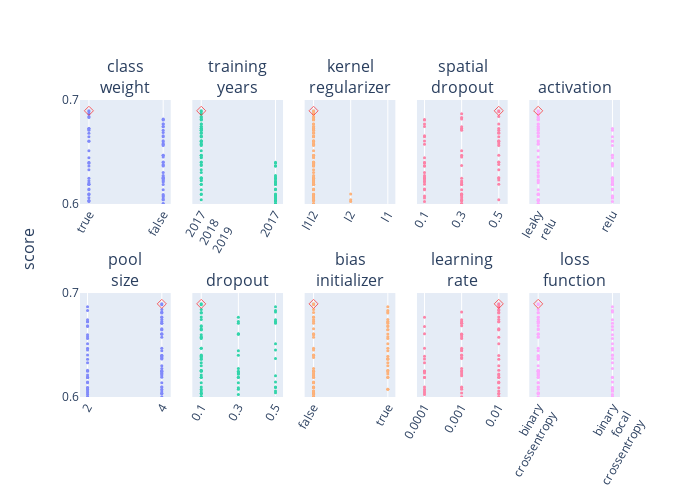

The cell this chart's notebook holds for it:
### Code cell
rows = []
for trial in sorted(list(trials_dir.glob('trial_*'))):
    with open(trial.joinpath('trial.json')) as f:
        results = json.load(f)
        row = {'score': results['score']} | results['hyperparameters']['values']
        rows.append(row)

trials_df = pd.DataFrame(rows).sort_values(by='score', ascending=False)
trials_df = trials_df[[c for c in trials_df.columns if 'tuner' not in c]]

nrows, ncols = 2, 5
fig = make_subplots(
    rows=nrows, cols=ncols, shared_yaxes='all', y_title='score',
    subplot_titles=trials_df.columns[1:].str.replace('_', '<br>'),
    vertical_spacing=0.3,
)

for i, col in enumerate(trials_df.columns[1:]):
    if trials_df[col].dtype == object:
        x = trials_df[col].str.replace('_', '<br>')
    else:
        x = trials_df[col]

    position = dict(row=(i//ncols)+1, col=(i%ncols)+1)
    fig.append_trace(go.Scatter(
        y=trials_df['score'],
        x=x,
        mode='markers',
        marker_size=3,
        opacity=0.8,
    ), **position)
    
    fig.append_trace(go.Scatter(
        y=[trials_df['score'].max()],
        x=[x[trials_df['score'].idxmax()]],
        mode='markers',
        marker_symbol='diamond-open',
        marker_color='red',
        marker_size=7,
        opacity=0.6,
    ), **position)

    fig.update_xaxes(
        type='log' if 'learning_rate' in col else None,
        tickformat='.1r',
        tickangle=-60,
        tickvals=x.unique(),
        **position
    )
    fig.update_yaxes(range=[0.6, 0.7], tickvals=[0.6, 0.7])

fig.update_layout(
    height=500, width=700, showlegend=False,
    margin=dict(l=80, r=80, t=100, b=80)
)
fig.write_image(figures_dir.joinpath('fixed_layers.pdf'))
fig.show()

### Figure 1 — Plotly figure (JSON) as saved in the notebook; plotly's stock layout.template omitted (floating-point values rounded to 4 significant figures; data arrays with more than 128 entries replaced by an {"elided": "..."} marker saying what was removed)
{"data": [{"marker": {"size": 3}, "mode": "markers", "opacity": 0.8, "type": "scatter", "x": {"elided": "248 bool values"}, "xaxis": "x", "y": {"elided": "248 float values"}, "yaxis": "y"}, {"marker": {"color": "red", "size": 7, "symbol": "diamond-open"}, "mode": "markers", "opacity": 0.6, "type": "scatter", "x": [true], "xaxis": "x", "y": [0.6896], "yaxis": "y"}, {"marker": {"size": 3}, "mode": "markers", "opacity": 0.8, "type": "scatter", "x": {"elided": "248 str values"}, "xaxis": "x2", "y": {"elided": "248 float values"}, "yaxis": "y2"}, {"marker": {"color": "red", "size": 7, "symbol": "diamond-open"}, "mode": "markers", "opacity": 0.6, "type": "scatter", "x": ["2017<br>2018<br>2019"], "xaxis": "x2", "y": [0.6896], "yaxis": "y2"}, {"marker": {"size": 3}, "mode": "markers", "opacity": 0.8, "type": "scatter", "x": {"elided": "248 str values"}, "xaxis": "x3", "y": {"elided": "248 float values"}, "yaxis": "y3"}, {"marker": {"color": "red", "size": 7, "symbol": "diamond-open"}, "mode": "markers", "opacity": 0.6, "type": "scatter", "x": ["l1l2"], "xaxis": "x3", "y": [0.6896], "yaxis": "y3"}, {"marker": {"size": 3}, "mode": "markers", "opacity": 0.8, "type": "scatter", "x": {"elided": "248 float values"}, "xaxis": "x4", "y": {"elided": "248 float values"}, "yaxis": "y4"}, {"marker": {"color": "red", "size": 7, "symbol": "diamond-open"}, "mode": "markers", "opacity": 0.6, "type": "scatter", "x": [0.5], "xaxis": "x4", "y": [0.6896], "yaxis": "y4"}, {"marker": {"size": 3}, "mode": "markers", "opacity": 0.8, "type": "scatter", "x": {"elided": "248 str values"}, "xaxis": "x5", "y": {"elided": "248 float values"}, "yaxis": "y5"}, {"marker": {"color": "red", "size": 7, "symbol": "diamond-open"}, "mode": "markers", "opacity": 0.6, "type": "scatter", "x": ["leaky<br>relu"], "xaxis": "x5", "y": [0.6896], "yaxis": "y5"}, {"marker": {"size": 3}, "mode": "markers", "opacity": 0.8, "type": "scatter", "x": {"elided": "248 int values"}, "xaxis": "x6", "y": {"elided": "248 float values"}, "yaxis": "y6"}, {"marker": {"color": "red", "size": 7, "symbol": "diamond-open"}, "mode": "markers", "opacity": 0.6, "type": "scatter", "x": [4], "xaxis": "x6", "y": [0.6896], "yaxis": "y6"}, {"marker": {"size": 3}, "mode": "markers", "opacity": 0.8, "type": "scatter", "x": {"elided": "248 float values"}, "xaxis": "x7", "y": {"elided": "248 float values"}, "yaxis": "y7"}, {"marker": {"color": "red", "size": 7, "symbol": "diamond-open"}, "mode": "markers", "opacity": 0.6, "type": "scatter", "x": [0.1], "xaxis": "x7", "y": [0.6896], "yaxis": "y7"}, {"marker": {"size": 3}, "mode": "markers", "opacity": 0.8, "type": "scatter", "x": {"elided": "248 bool values"}, "xaxis": "x8", "y": {"elided": "248 float values"}, "yaxis": "y8"}, {"marker": {"color": "red", "size": 7, "symbol": "diamond-open"}, "mode": "markers", "opacity": 0.6, "type": "scatter", "x": [false], "xaxis": "x8", "y": [0.6896], "yaxis": "y8"}, {"marker": {"size": 3}, "mode": "markers", "opacity": 0.8, "type": "scatter", "x": {"elided": "248 float values"}, "xaxis": "x9", "y": {"elided": "248 float values"}, "yaxis": "y9"}, {"marker": {"color": "red", "size": 7, "symbol": "diamond-open"}, "mode": "markers", "opacity": 0.6, "type": "scatter", "x": [0.01], "xaxis": "x9", "y": [0.6896], "yaxis": "y9"}, {"marker": {"size": 3}, "mode": "markers", "opacity": 0.8, "type": "scatter", "x": {"elided": "248 str values"}, "xaxis": "x10", "y": {"elided": "248 float values"}, "yaxis": "y10"}, {"marker": {"color": "red", "size": 7, "symbol": "diamond-open"}, "mode": "markers", "opacity": 0.6, "type": "scatter", "x": ["binary<br>crossentropy"], "xaxis": "x10", "y": [0.6896], "yaxis": "y10"}], "layout": {"annotations": [{"font": {"size": 16}, "showarrow": false, "text": "class<br>weight", "x": 0.084, "xanchor": "center", "xref": "paper", "y": 1.0, "yanchor": "bottom", "yref": "paper"}, {"font": {"size": 16}, "showarrow": false, "text": "training<br>years", "x": 0.292, "xanchor": "center", "xref": "paper", "y": 1.0, "yanchor": "bottom", "yref": "paper"}, {"font": {"size": 16}, "showarrow": false, "text": "kernel<br>regularizer", "x": 0.5, "xanchor": "center", "xref": "paper", "y": 1.0, "yanchor": "bottom", "yref": "paper"}, {"font": {"size": 16}, "showarrow": false, "text": "spatial<br>dropout", "x": 0.708, "xanchor": "center", "xref": "paper", "y": 1.0, "yanchor": "bottom", "yref": "paper"}, {"font": {"size": 16}, "showarrow": false, "text": "activation", "x": 0.916, "xanchor": "center", "xref": "paper", "y": 1.0, "yanchor": "bottom", "yref": "paper"}, {"font": {"size": 16}, "showarrow": false, "text": "pool<br>size", "x": 0.084, "xanchor": "center", "xref": "paper", "y": 0.35, "yanchor": "bottom", "yref": "paper"}, {"font": {"size": 16}, "showarrow": false, "text": "dropout", "x": 0.292, "xanchor": "center", "xref": "paper", "y": 0.35, "yanchor": "bottom", "yref": "paper"}, {"font": {"size": 16}, "showarrow": false, "text": "bias<br>initializer", "x": 0.5, "xanchor": "center", "xref": "paper", "y": 0.35, "yanchor": "bottom", "yref": "paper"}, {"font": {"size": 16}, "showarrow": false, "text": "learning<br>rate", "x": 0.708, "xanchor": "center", "xref": "paper", "y": 0.35, "yanchor": "bottom", "yref": "paper"}, {"font": {"size": 16}, "showarrow": false, "text": "loss<br>function", "x": 0.916, "xanchor": "center", "xref": "paper", "y": 0.35, "yanchor": "bottom", "yref": "paper"}, {"font": {"size": 16}, "showarrow": false, "text": "score", "textangle": -90, "x": 0, "xanchor": "right", "xref": "paper", "xshift": -40, "y": 0.5, "yanchor": "middle", "yref": "paper"}], "height": 500, "margin": {"b": 80, "l": 80, "r": 80, "t": 100}, "showlegend": false, "width": 700, "xaxis": {"anchor": "y", "autorange": true, "domain": [0, 0.168], "range": [-0.12, 1.101], "tickangle": -60, "tickformat": ".1r", "tickvals": [true, false], "type": "category"}, "xaxis10": {"anchor": "y10", "autorange": true, "domain": [0.832, 1], "range": [-0.12, 1.101], "tickangle": -60, "tickformat": ".1r", "tickvals": ["binary<br>crossentropy", "binary<br>focal<br>crossentropy"], "type": "category"}, "xaxis2": {"anchor": "y2", "autorange": true, "domain": [0.208, 0.376], "range": [-0.12, 1.101], "tickangle": -60, "tickformat": ".1r", "tickvals": ["2017<br>2018<br>2019", "2017"], "type": "category"}, "xaxis3": {"anchor": "y3", "autorange": true, "domain": [0.416, 0.584], "range": [-0.24, 2.203], "tickangle": -60, "tickformat": ".1r", "tickvals": ["l1l2", "l2", "l1"], "type": "category"}, "xaxis4": {"anchor": "y4", "autorange": true, "domain": [0.624, 0.792], "range": [0.05941, 0.548], "tickangle": -60, "tickformat": ".1r", "tickvals": [0.5, 0.3, 0.1], "type": "linear"}, "xaxis5": {"anchor": "y5", "autorange": true, "domain": [0.832, 1], "range": [-0.12, 1.101], "tickangle": -60, "tickformat": ".1r", "tickvals": ["leaky<br>relu", "relu"], "type": "category"}, "xaxis6": {"anchor": "y6", "autorange": true, "domain": [0, 0.168], "range": [1.797, 4.24], "tickangle": -60, "tickformat": ".1r", "tickvals": [4, 2], "type": "linear"}, "xaxis7": {"anchor": "y7", "autorange": true, "domain": [0.208, 0.376], "range": [0.05201, 0.5406], "tickangle": -60, "tickformat": ".1r", "tickvals": [0.1, 0.5, 0.3], "type": "linear"}, "xaxis8": {"anchor": "y8", "autorange": true, "domain": [0.416, 0.584], "range": [-0.12, 1.101], "tickangle": -60, "tickformat": ".1r", "tickvals": [false, true], "type": "category"}, "xaxis9": {"anchor": "y9", "autorange": true, "domain": [0.624, 0.792], "range": [-4.203, -1.76], "tickangle": -60, "tickformat": ".1r", "tickvals": [0.01, 0.001, 0.0001], "type": "log"}, "yaxis": {"anchor": "x", "domain": [0.65, 1.0], "matches": "y6", "range": [0.6, 0.7], "tickvals": [0.6, 0.7], "type": "linear"}, "yaxis10": {"anchor": "x10", "domain": [0, 0.35], "matches": "y6", "range": [0.6, 0.7], "showticklabels": false, "tickvals": [0.6, 0.7], "type": "linear"}, "yaxis2": {"anchor": "x2", "domain": [0.65, 1.0], "matches": "y6", "range": [0.6, 0.7], "showticklabels": false, "tickvals": [0.6, 0.7], "type": "linear"}, "yaxis3": {"anchor": "x3", "domain": [0.65, 1.0], "matches": "y6", "range": [0.6, 0.7], "showticklabels": false, "tickvals": [0.6, 0.7], "type": "linear"}, "yaxis4": {"anchor": "x4", "domain": [0.65, 1.0], "matches": "y6", "range": [0.6, 0.7], "showticklabels": false, "tickvals": [0.6, 0.7], "type": "linear"}, "yaxis5": {"anchor": "x5", "domain": [0.65, 1.0], "matches": "y6", "range": [0.6, 0.7], "showticklabels": false, "tickvals": [0.6, 0.7], "type": "linear"}, "yaxis6": {"anchor": "x6", "domain": [0, 0.35], "range": [0.6, 0.7], "tickvals": [0.6, 0.7], "type": "linear"}, "yaxis7": {"anchor": "x7", "domain": [0, 0.35], "matches": "y6", "range": [0.6, 0.7], "showticklabels": false, "tickvals": [0.6, 0.7], "type": "linear"}, "yaxis8": {"anchor": "x8", "domain": [0, 0.35], "matches": "y6", "range": [0.6, 0.7], "showticklabels": false, "tickvals": [0.6, 0.7], "type": "linear"}, "yaxis9": {"anchor": "x9", "domain": [0, 0.35], "matches": "y6", "range": [0.6, 0.7], "showticklabels": false, "tickvals": [0.6, 0.7], "type": "linear"}}}
